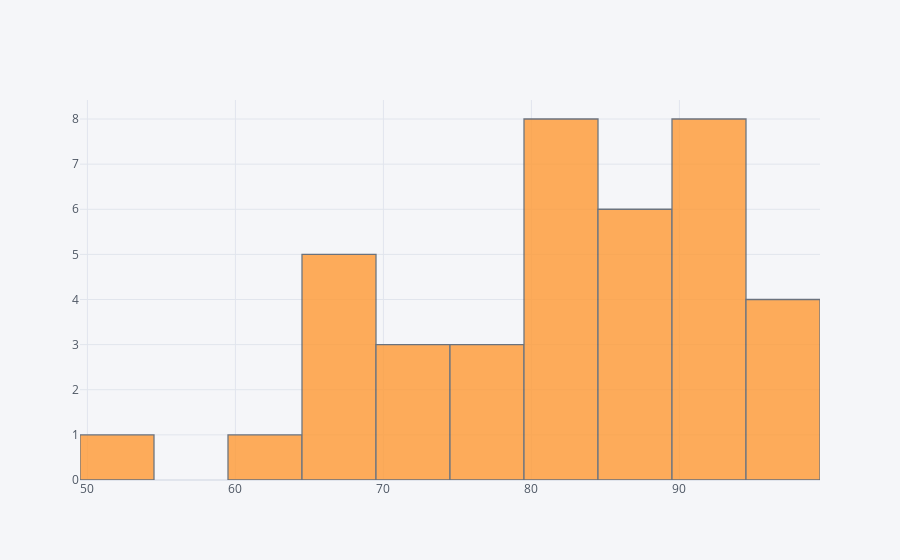

The code cell stored with this chart in its notebook:
### Markdown cell above
# Histogram

### Code cell
df['Water quality as pct'].iplot(kind='hist')

### Figure 1 — Plotly figure (JSON) as saved in the notebook; plotly's stock layout.template omitted (floating-point values rounded to 4 significant figures)
{"data": [{"histfunc": "count", "histnorm": "", "marker": {"color": "rgba(255, 153, 51, 1.0)", "line": {"color": "#4D5663", "width": 1.3}}, "name": "Water quality as pct", "opacity": 0.8, "orientation": "v", "type": "histogram", "x": [92, 93, 84, 91, 69, 87, 94, 82, 94, 82, 93, 69, 76, 99, 82, 67, 71, 86, 78, 77, 85, 67, 93, 90, 96, 80, 87, 82, 89, 73, 95, 96, 63, 85, 84, 81, 72, 54, 69]}], "layout": {"barmode": "overlay", "legend": {"bgcolor": "#F5F6F9", "font": {"color": "#4D5663"}}, "paper_bgcolor": "#F5F6F9", "plot_bgcolor": "#F5F6F9", "title": {"font": {"color": "#4D5663"}}, "xaxis": {"gridcolor": "#E1E5ED", "showgrid": true, "tickfont": {"color": "#4D5663"}, "title": {"font": {"color": "#4D5663"}, "text": ""}, "zerolinecolor": "#E1E5ED"}, "yaxis": {"gridcolor": "#E1E5ED", "showgrid": true, "tickfont": {"color": "#4D5663"}, "title": {"font": {"color": "#4D5663"}, "text": ""}, "zerolinecolor": "#E1E5ED"}}}
